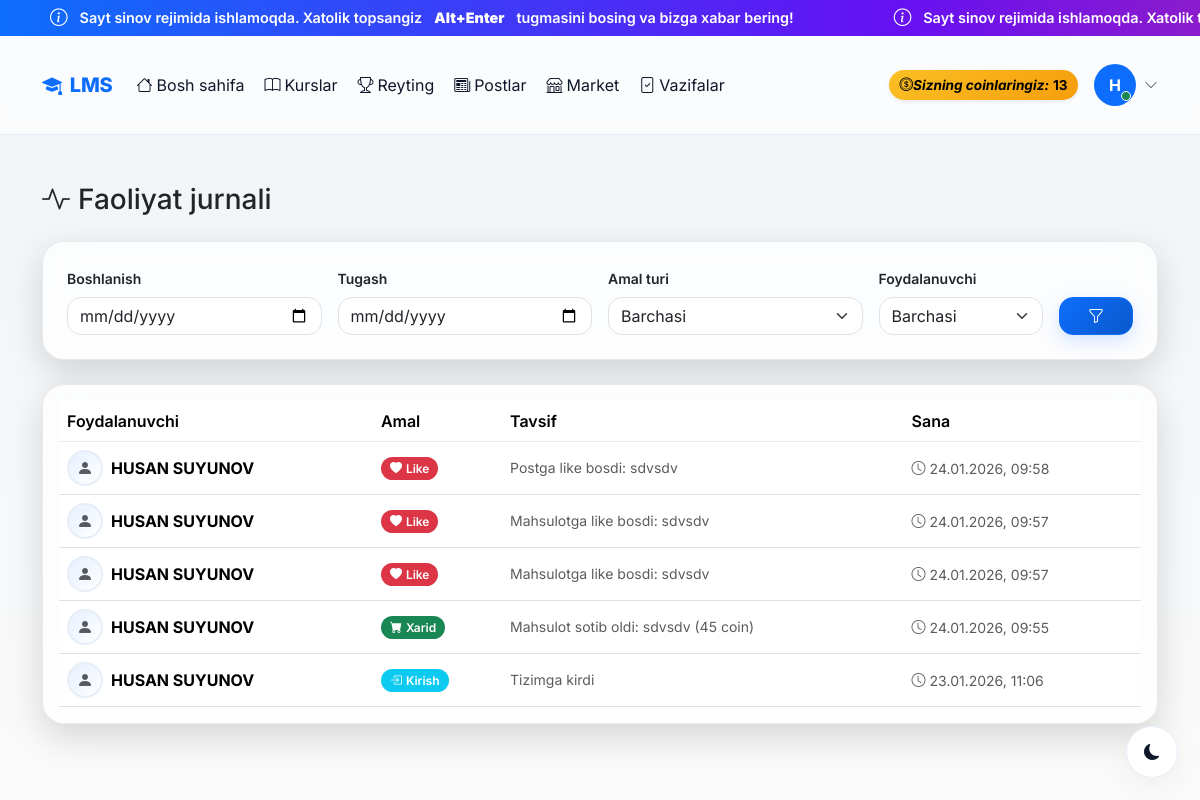
/dashboard/activities/ (signed in), run on an earlier commit of the app's database.
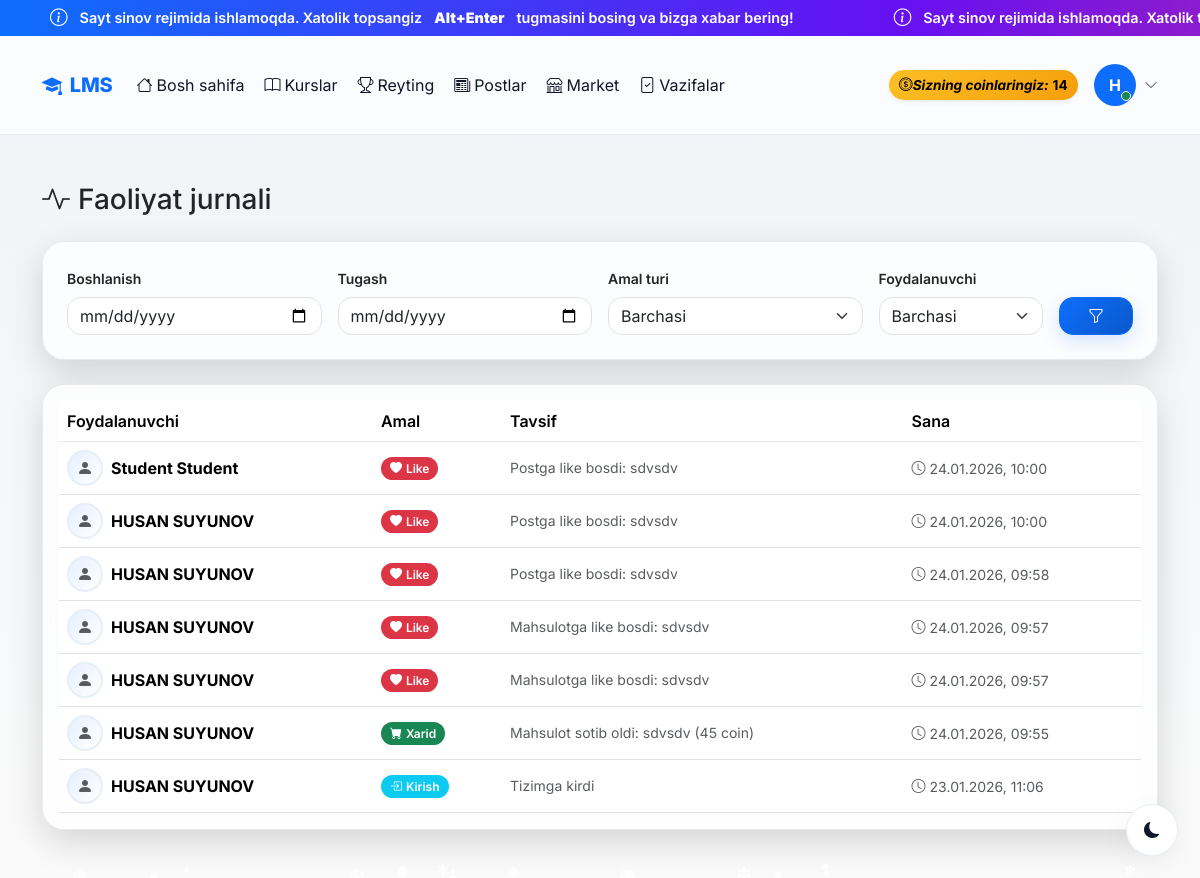
And on a later commit of the database.
### accounts/models.py (models this page shows, shortened)
class CustomUser(AbstractUser):
    ROLE_CHOICES = (
        ('admin', 'Admin'),
        ('teacher', "O'qituvchi"),
        ('student', "O'quvchi"),
    )
    first_name = models.CharField(max_length=100, verbose_name="Ism")
    last_name = models.CharField(max_length=100, verbose_name="Familiya")
    phone = models.CharField(max_length=20, unique=True, verbose_name="Telefon raqam")
    role = models.CharField(
        max_length=20,
        choices=ROLE_CHOICES,
        default='student',
        verbose_name="Rol"
    )
    photo = models.ImageField(
        upload_to='profiles/',
        blank=True,
        null=True,
        verbose_name="Profil rasmi"
    )
    profession = models.ForeignKey(
        'Profession',
        on_delete=models.SET_NULL,
        null=True,
        blank=True,
        related_name='students',
        verbose_name="Yo'nalish"
    )
    is_blocked = models.BooleanField(default=False, verbose_name="Bloklangan")
    last_activity = models.DateTimeField(null=True, blank=True, verbose_name="Oxirgi faollik")
    bio = models.TextField(blank=True, null=True, verbose_name="O'zi haqida")
    coins = models.IntegerField(default=0, verbose_name="Coinlar")
    total_online_time = models.IntegerField(default=0, verbose_name="Jami online vaqt (daqiqa)")
    address = models.CharField(max_length=300, blank=True, null=True, verbose_name="Yashash manzili")
    birth_date = models.DateField(null=True, blank=True, verbose_name="Tug'ilgan kuni")
    id_card = models.FileField(
        upload_to='documents/id_cards/',
        blank=True,
        null=True,
        verbose_name="ID karta / Pasport"
    )
    birth_certificate = models.FileField(
        upload_to='documents/birth_certificates/',
        blank=True,
        null=True,
        verbose_name="Tug'ilganlik haqida guvohnoma"
    )
    @property
    def is_admin(self):
        return self.role == 'admin'
    @property
    def is_teacher(self):
        return self.role == 'teacher'
    @property
    def full_name(self):
        return f"{self.first_name} {self.last_name}".strip()
    class Meta:
        verbose_name = "Foydalanuvchi"
        verbose_name_plural = "Foydalanuvchilar"

### coin/models.py (models this page shows, shortened)
class ActivityLog(models.Model):
    ACTION_TYPES = (
        ('login', 'Tizimga kirdi'),
        ('logout', 'Tizimdan chiqdi'),
        ('like_post', 'Postga like bosdi'),
        ('comment_post', 'Postga izoh qoldirdi'),
        ('like_product', 'Mahsulotga like bosdi'),
        ('comment_product', 'Mahsulotga izoh qoldirdi'),
        ('submit_homework', 'Vazifa topshirdi'),
        ('homework_graded', 'Vazifasi baholandi'),
        ('submit_test', 'Test topshirdi'),
        ('watch_video', 'Video ko‘rdi'),
        ('enroll_course', 'Kursga yozildi'),
        ('purchase_product', 'Mahsulot sotib oldi'),
        ('earn_coins', 'Coin oldi'),
    )
    user = models.ForeignKey(
        settings.AUTH_USER_MODEL,
        on_delete=models.CASCADE,
        related_name='activities'
    )
    action_type = models.CharField(max_length=30, choices=ACTION_TYPES)
    description = models.TextField(verbose_name="Tavsif")
    ip_address = models.GenericIPAddressField(null=True, blank=True)
    created_at = models.DateTimeField(auto_now_add=True)
    class Meta:
        ordering = ['-created_at']
        verbose_name = "Faollik"
        verbose_name_plural = "Faolliklar"

### coin/views.py (the view)
# urls.py: path('dashboard/activities/', views.admin_activities, name='admin_activities'),
@login_required
def admin_activities(request):
    if not request.user.is_admin:
        return redirect('home')
    activities = ActivityLog.objects.all().select_related('user')
    date_from = request.GET.get('date_from')
    date_to = request.GET.get('date_to')
    action_type = request.GET.get('action_type')
    user_id = request.GET.get('user')
    if date_from:
        from datetime import datetime
        date_from = datetime.strptime(date_from, '%Y-%m-%d')
        activities = activities.filter(created_at__date__gte=date_from)
    if date_to:
        from datetime import datetime
        date_to = datetime.strptime(date_to, '%Y-%m-%d')
        activities = activities.filter(created_at__date__lte=date_to)
    if action_type:
        activities = activities.filter(action_type=action_type)
    if user_id:
        activities = activities.filter(user_id=user_id)
    users = CustomUser.objects.all()
    action_types = ActivityLog.ACTION_TYPES
    return render(request, 'coin/admin/activities.html', {
        'activities': activities[:500],
        'users': users,
        'action_types': action_types,
    })

### coin/templates/coin/admin/activities.html (shortened to what this page needs)
{% extends 'accounts/base.html' %}
{% block content %}
<div class="container my-4 my-md-5">
<div class="d-flex justify-content-between align-items-center mb-4 flex-wrap gap-2">
    <h3 class="m-0">
        <i class="bi bi-activity me-2"></i>Faoliyat jurnali
    </h3>
</div>
<div class="ios-card mb-4">
<div class="p-4">
<form method="get" class="row g-3 align-items-end">
    <div class="col-md-3">
        <label class="form-label small fw-semibold">Boshlanish</label>
        <input type="date" name="date_from"
               class="form-control ios-input"
               value="{{ request.GET.date_from }}">
    </div>
    <div class="col-md-3">
        <label class="form-label small fw-semibold">Tugash</label>
        <input type="date" name="date_to"
               class="form-control ios-input"
               value="{{ request.GET.date_to }}">
    </div>
    <div class="col-md-3">
        <label class="form-label small fw-semibold">Amal turi</label>
        <select name="action_type" class="form-select ios-select">
            <option value="">Barchasi</option>
        </select>
    </div>
    <div class="col-md-2">
        <label class="form-label small fw-semibold">Foydalanuvchi</label>
        <select name="user" class="form-select ios-select">
            <option value="">Barchasi</option>
        </select>
    </div>
    <div class="col-md-1 d-grid">
        <button class="btn btn-primary filter-btn">
            <i class="bi bi-funnel"></i>
        </button>
    </div>
</form>
</div>
</div>
<div class="ios-card">
<div class="p-3">
<div class="table-responsive">
<table class="table align-middle mb-0">
<thead>
<tr>
    <th>Foydalanuvchi</th>
    <th>Amal</th>
    <th>Tavsif</th>
    <th>Sana</th>
</tr>
</thead>
<tbody>
{% for activity in activities %}
<tr>
<td data-label="Foydalanuvchi">
    <div class="d-flex align-items-center gap-2">
        {% if activity.user.photo %}
        <img src="{{ activity.user.photo.url }}" class="avatar">
        {% else %}
        <div class="avatar bg-secondary bg-opacity-25 d-flex align-items-center justify-content-center">
            <i class="bi bi-person-fill text-muted"></i>
        </div>
        {% endif %}
        <strong>{{ activity.user.full_name }}</strong>
    </div>
</td>
<td data-label="Amal">
{% if activity.action_type == 'login' %}
<span class="badge bg-info"><i class="bi bi-box-arrow-in-right me-1"></i>Kirish</span>
{% elif activity.action_type == 'logout' %}
<span class="badge bg-secondary"><i class="bi bi-box-arrow-right me-1"></i>Chiqish</span>
{% elif activity.action_type == 'like_product' or activity.action_type == 'like_post' %}
<span class="badge bg-danger"><i class="bi bi-heart-fill me-1"></i>Like</span>
{% elif activity.action_type == 'comment_product' or activity.action_type == 'comment_post' %}
<span class="badge bg-primary"><i class="bi bi-chat-fill me-1"></i>Izoh</span>
{% elif activity.action_type == 'purchase_product' %}
<span class="badge bg-success"><i class="bi bi-cart-fill me-1"></i>Xarid</span>
{% elif activity.action_type == 'earn_coins' %}
<span class="badge bg-warning text-dark"><i class="bi bi-coin me-1"></i>Coin</span>
{% elif activity.action_type == 'watch_video' %}
<span class="badge bg-success"><i class="bi bi-check-circle me-1"></i>Dars</span>
{% elif activity.action_type == 'submit_homework' %}
<span class="badge bg-primary"><i class="bi bi-file-earmark-check me-1"></i>Vazifa</span>
{% else %}
<span class="badge bg-light text-dark">{{ activity.action_type }}</span>
{% endif %}
</td>
<td data-label="Tavsif" class="text-muted small">
    {{ activity.description }}
</td>
<td data-label="Sana">
    <small class="text-muted">
        <i class="bi bi-clock me-1"></i>{{ activity.created_at|date:"d.m.Y, H:i" }}
    </small>
</td>
</tr>
{% endfor %}
</tbody>
</table>
</div>
</div>
</div>
</div>
{% endblock %}

### accounts/templates/accounts/base.html (shortened to what this page needs)
<!DOCTYPE html>
<html lang="uz" data-bs-theme="light">
<head>
    {% load static %}
    <link rel="stylesheet" href="{% static 'effects/weather_effect.css' %}">
    <link rel="stylesheet" href="{% static 'css/base.css' %}">
    <link href="https://cdn.jsdelivr.net/npm/bootstrap@5.3.2/dist/css/bootstrap.min.css" rel="stylesheet">
    <link href="https://cdn.jsdelivr.net/npm/bootstrap-icons@1.11.1/font/bootstrap-icons.css" rel="stylesheet">
</head>
<body>
<div class="announcement-bar" id="announcementBar">
    <div class="announcement-content">
        <span class="announcement-text" id="announcementText"></span>
        <span class="announcement-text" id="announcementText2"></span>
    </div>
</div>
<div id="weather_effect"></div>
    <div class="theme-toggle">
        <button class="btn shadow-soft" id="themeToggle" aria-label="Toggle theme">
            <i class="bi bi-moon-fill" id="themeIcon" aria-hidden="true"></i>
        </button>
    </div>
    {% if user.is_authenticated %}
    <nav class="navbar navbar-expand-lg sticky-top">
        <div class="container main-container">
            <a class="navbar-brand d-flex align-items-center gap-2" href="{% url 'home' %}">
                <i class="bi bi-mortarboard-fill"></i>
                <span>LMS</span>
            </a>
            <div class="collapse navbar-collapse" id="navbarNav">
                <ul class="navbar-nav me-auto mb-2 mb-lg-0 align-items-lg-center gap-lg-1">
                    <li class="nav-item">
                        <a class="nav-link {% if request.resolver_match.url_name == 'home' %}active{% endif %}"
                            href="{% url 'home' %}">
                            <i class="bi bi-house me-1"></i>Bosh sahifa
                        </a>
                    </li>
                    <li class="nav-item">
                        <a class="nav-link {% if request.resolver_match.url_name and 'profession' in request.resolver_match.url_name %}active{% endif %}"
                            href="{% url 'professions' %}">
                            <i class="bi bi-book me-1"></i>Kurslar
                        </a>
                    </li>
                    <li class="nav-item">
                        <a class="nav-link {% if request.resolver_match.url_name == 'leaderboard' %}active{% endif %}"
                            href="{% url 'leaderboard' %}">
                            <i class="bi bi-trophy me-1"></i>Reyting
                        </a>
                    </li>
                    <li class="nav-item">
                        <a class="nav-link {% if request.resolver_match.app_names and 'blog' in request.resolver_match.app_names %}active{% endif %}"
                            href="{% url 'blog:post_list' %}">
                            <i class="bi bi-newspaper me-1"></i>Postlar
                        </a>
                    </li>
                    <li class="nav-item">
                        <a class="nav-link {% if 'market' in request.resolver_match.url_name %}active{% endif %}"
                            href="{% url 'coin:market_list' %}">
                            <i class="bi bi-shop me-1"></i>Market
                        </a>
                    </li>
                    {% if user.is_teacher or user.is_admin %}
                    <li class="nav-item">
                        <a class="nav-link {% if request.resolver_match.url_name == 'homework_submissions' %}active{% endif %}"
                            href="{% url 'homework_submissions' %}">
                            <i class="bi bi-file-check me-1"></i>Vazifalar
                        </a>
                    </li>
                    {% endif %}
                </ul>
                <div class="d-flex align-items-center gap-3">
                    <div class="coin-badge d-flex align-items-center gap-1 shadow-sm" title="Sizning coinlaringiz">
                        <i class="bi bi-coin">Sizning coinlaringiz: </i>
                        {{ user.coins|default:0 }}
                    </div>
                    <div class="dropdown">
                        <a class="d-flex align-items-center gap-2 text-decoration-none" data-bs-toggle="dropdown"
                            aria-expanded="false" role="button">
                            <div class="position-relative">
                                {% if user.profile.image and user.profile.image.url %}
                                <img src="{{ user.profile.image.url }}" class="rounded-circle shadow-sm"
                                    style="width:42px;height:42px;object-fit:cover"
                                    alt="{{ user.get_full_name|default:user.username }}">
                                {% elif user.avatar_url %}
                                <img src="{{ user.avatar_url }}" class="rounded-circle shadow-sm"
                                    style="width:42px;height:42px;object-fit:cover"
                                    alt="{{ user.get_full_name|default:user.username }}">
                                {% else %}
                                <div class="rounded-circle bg-primary text-white d-flex align-items-center justify-content-center fw-bold"
                                    style="width:42px;height:42px;">
                                    {{ user.get_full_name|default:user.username|slice:":1"|upper }}
                                </div>
                                {% endif %}
                                <span
                                    class="position-absolute bottom-0 end-0 translate-middle p-1 bg-success border border-white rounded-circle"></span>
                            </div>
                            <i class="bi bi-chevron-down small text-muted"></i>
                        </a>
                    </div>
                </div>
            </div>
        </div>
    </nav>
    {% endif %}
    <main class="main-container">
        {% block content %}{% endblock %}
    </main>
</body>
</html>

What changed in the data, as far as the page shows it:
changed CustomUser: coins "13" → "14"
added ActivityLog: user.full_name "Student Student", action_type "like_post" (drawn), description "Postga like bosdi: sdvsdv", created_at "24.01.2026, 10:00"
added ActivityLog: user.full_name "HUSAN SUYUNOV", action_type "like_post" (drawn), description "Postga like bosdi: sdvsdv", created_at "24.01.2026, 10:00"
